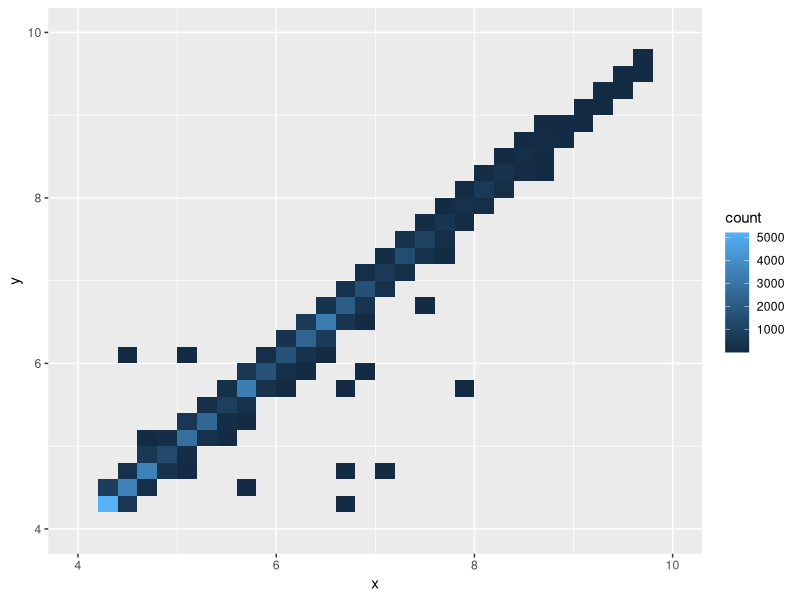
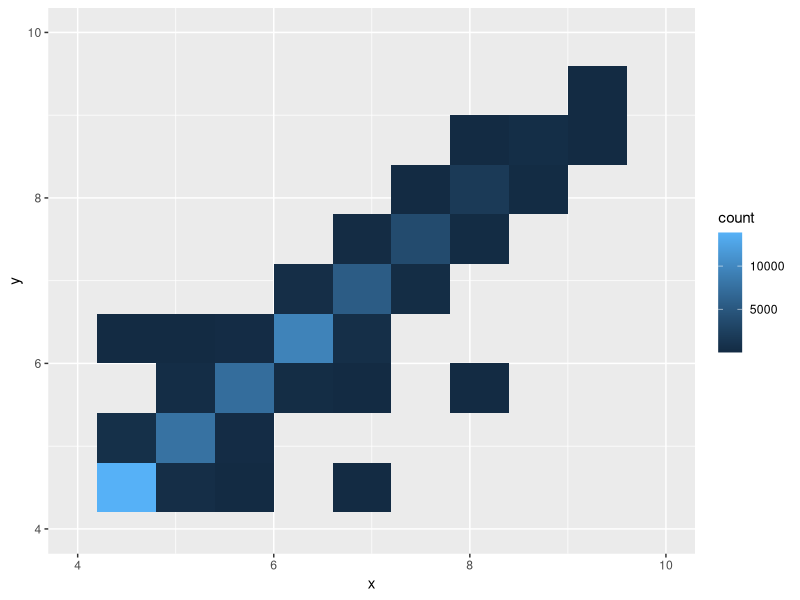
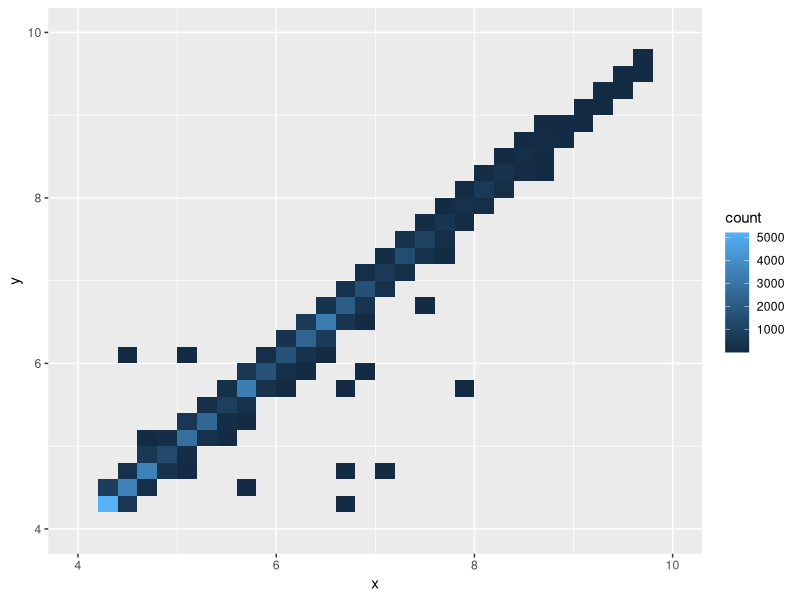
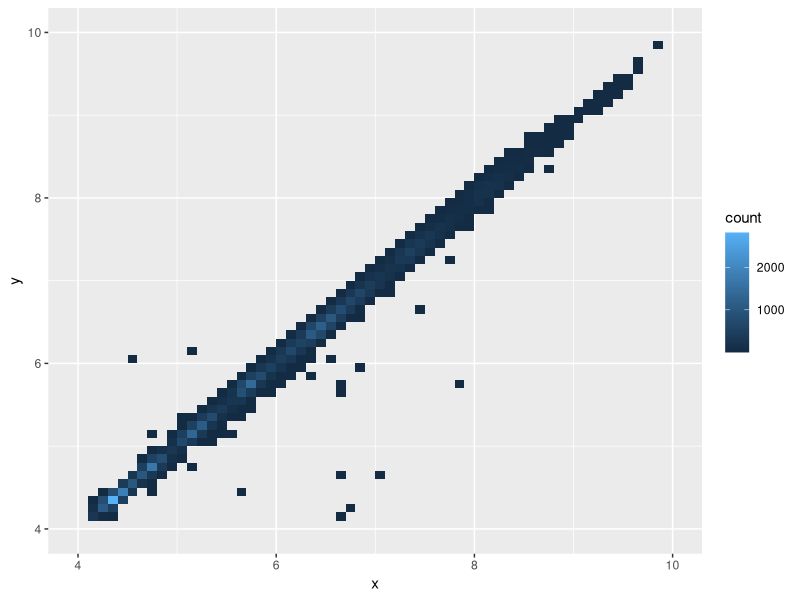

The R script that drew these images, in order:
library(ggplot2)


### Name: geom_bin_2d
### Title: Heatmap of 2d bin counts
### Aliases: geom_bin_2d geom_bin2d stat_bin_2d stat_bin2d

### ** Examples

d <- ggplot(diamonds, aes(x, y)) + xlim(4, 10) + ylim(4, 10)
d + geom_bin_2d()

# You can control the size of the bins by specifying the number of
# bins in each direction:
d + geom_bin_2d(bins = 10)
d + geom_bin_2d(bins = 30)

# Or by specifying the width of the bins
d + geom_bin_2d(binwidth = c(0.1, 0.1))
